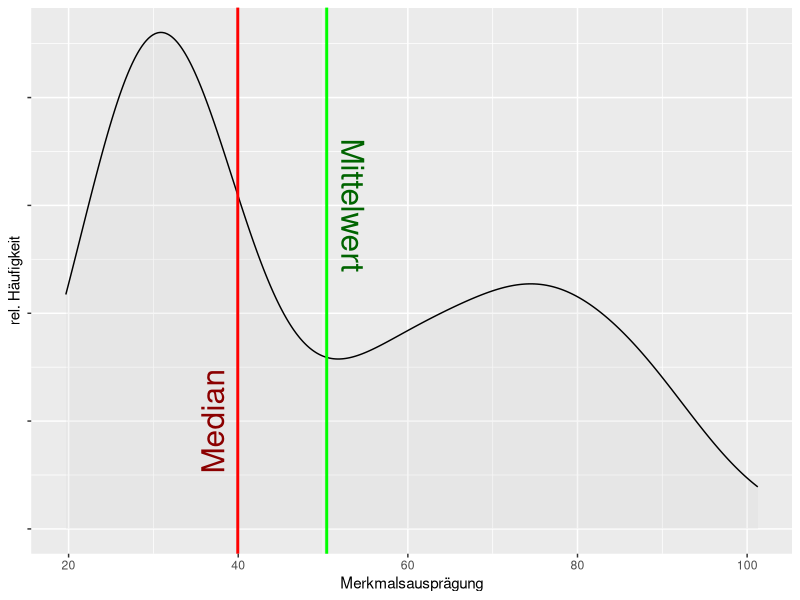

Generate this figure with R:
library(ggplot2)

zwei <- c(rnorm(100, 30, 5), rnorm(100, 70, 15))

ggplot() +
  geom_density(aes(x = zwei), fill = "light gray", alpha = .2) +
  geom_vline(xintercept = median(zwei), color = "red", size = 1) +
  geom_vline(xintercept = mean(zwei), color = "green", size = 1) +
  geom_text(aes(x = 37, y = .005), label = "Median", color = "dark red", angle = 90, size = 8) +
  geom_text(aes(x = 53.5, y = .015), label = "Mittelwert", color = "dark green", angle = -90, size = 8) +
  scale_y_continuous(breaks = scales::pretty_breaks(), labels = NULL) +
  labs(x = "Merkmalsausprägung", y = "rel. Häufigkeit")
